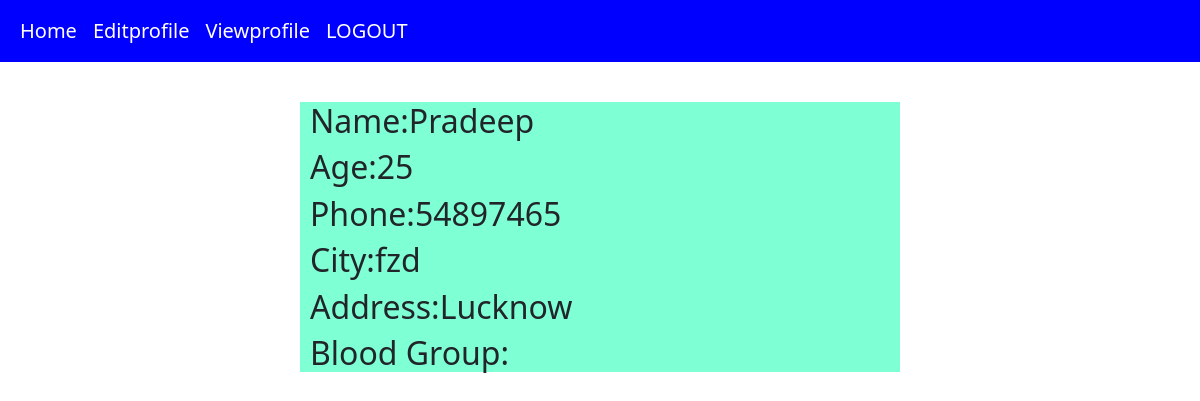
The page /member_view_profile/ (signed in) on the database its author committed.
### appportal/models.py (models this page shows)
class BloodDonor(models.Model):
    Donerid=models.CharField(primary_key=True,max_length=20)
    Password=models.CharField(max_length=45)
    Name=models.CharField(max_length=30)
    Address=models.TextField()
    Email=models.EmailField(max_length=45)
    Gender=models.CharField(max_length=6)
    Phone=models.CharField(max_length=10)
    Age=models.IntegerField()
    CityName=models.CharField(max_length=45)
    Bloodgroup=models.CharField(max_length=10)

### appportal/views.py (the view)
# urls.py: path('member_view_profile/',views.member_view_profile,name="member_view_profile"),
def member_view_profile(request):
    if "donor_session" not in request.session.keys():
        return redirect("member_login")
    if request.method=="GET":
        loggedIn_member_Id=request.session["donor_session"]#fetch
        member_object=BloodDonor.objects.get(Donerid=loggedIn_member_Id)
        member_dict={
            "donor_data":member_object
        }
        return render(request,'member/member_view_profile.html',member_dict)

### templates/member/member_view_profile.html (shortened to what this page needs)
<html lang="en">
    {% load static %}
<head>
    <link href="https://cdn.jsdelivr.net/npm/bootstrap@5.2.0-beta1/dist/css/bootstrap.min.css" rel="stylesheet">
    <link rel="stylesheet" href="https://cdnjs.cloudflare.com/ajax/libs/font-awesome/5.15.4/css/all.min.css" />
</head>
<body>
    {% include 'member/member_navbar.html'%}
    <div class=" " style="background-color:aquamarine;margin-left:300px;margin-right:300px;margin-top:40px;text-indent:10px">
        <h2 >Name:{{donor_data.Name}}</h2>
        <h2>Age:{{donor_data.Age}}</h2>
        <h2>Phone:{{donor_data.Phone}}</h2>
        <h2>City:{{donor_data.CityName}}</h2>
        <h2>Address:{{donor_data.Address}}</h2>
        <h2>Blood Group:{{donor_data.Bloodgroup}}</h2>
    </div>
</body>
</html>

### rows shown on the page
BloodDonor: Name "Pradeep", Age "25", Phone "54897465", CityName "fzd", Address "Lucknow"
